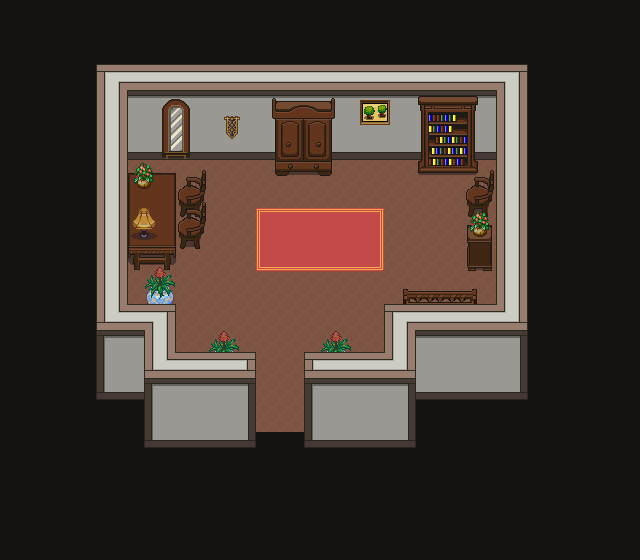

Tiled map render using the project's own tile images. Description and the map definition, with tile-layer contents summarised, below:
An orthogonal 40x35 tile map with 16x16 px tiles, 8 tile layers (ground0, ground1, wall0, wall1, ...), 2 hidden layers not drawn, 9 tilesets.

<map version="1.0" orientation="orthogonal" renderorder="right-down" width="40" height="35" tilewidth="16" tileheight="16">
 <tileset firstgid="1" name="1" tilewidth="16" tileheight="16">
  <image source="../../tileset/v1.3/1.png" width="800" height="800" />
 </tileset>
 <tileset firstgid="2501" name="2" tilewidth="16" tileheight="16">
  <image source="../../tileset/v1.3/2.png" width="800" height="800" />
 </tileset>
 <tileset firstgid="5001" name="3" tilewidth="16" tileheight="16">
  <image source="../../tileset/v1.3/3.png" width="800" height="800" />
 </tileset>
 <tileset firstgid="7501" name="4" tilewidth="16" tileheight="16">
  <image source="../../tileset/v1.3/4.png" width="800" height="800" />
 </tileset>
 <tileset firstgid="10001" name="5" tilewidth="16" tileheight="16">
  <image source="../../tileset/v1.3/5.png" width="800" height="800" />
 </tileset>
 <tileset firstgid="12501" name="6" tilewidth="16" tileheight="16">
  <image source="../../tileset/v1.3/6.png" width="800" height="800" />
 </tileset>
 <tileset firstgid="15001" name="7" tilewidth="16" tileheight="16">
  <image source="../../tileset/v1.3/7.png" width="800" height="800" />
 </tileset>
 <tileset firstgid="17501" name="8" tilewidth="16" tileheight="16">
  <image source="../../tileset/v1.3/8.png" width="800" height="800" />
 </tileset>
 <tileset firstgid="20001" name="9" tilewidth="16" tileheight="16">
  <image source="../../tileset/v1.3/9.png" width="800" height="800" />
 </tileset>
 <layer name="ground0" width="40" height="35">
  <data>[1400 cells, 1400 non-empty, 2 distinct tile ids]</data>
 </layer>
 <layer name="ground1" width="40" height="35">
  <data>[1400 cells, 77 non-empty, 46 distinct tile ids]</data>
 </layer>
 <layer name="wall0" width="40" height="35">
  <data>[1400 cells, 421 non-empty, 38 distinct tile ids]</data>
 </layer>
 <layer name="wall1" width="40" height="35">
  <data>[1400 cells, 0 non-empty, 0 distinct tile ids]</data>
 </layer>
 <layer name="deco0" width="40" height="35">
  <data>[1400 cells, 36 non-empty, 36 distinct tile ids]</data>
 </layer>
 <layer name="deco1" width="40" height="35">
  <data>[1400 cells, 61 non-empty, 49 distinct tile ids]</data>
 </layer>
 <layer name="deco2" width="40" height="35">
  <data>[1400 cells, 12 non-empty, 8 distinct tile ids]</data>
 </layer>
 <layer name="ABOVE_OVERWRITE" width="40" height="35" opacity="0.9">
  <data>[1400 cells, 0 non-empty, 0 distinct tile ids]</data>
 </layer>
 <layer name="COLLISION_OVERWRITE" visible="0" width="40" height="35">
  <data>[1400 cells, 0 non-empty, 0 distinct tile ids]</data>
 </layer>
 <layer name="SPOT" visible="0" width="40" height="35">
  <data>[1400 cells, 3 non-empty, 2 distinct tile ids]</data>
 </layer>
</map>
